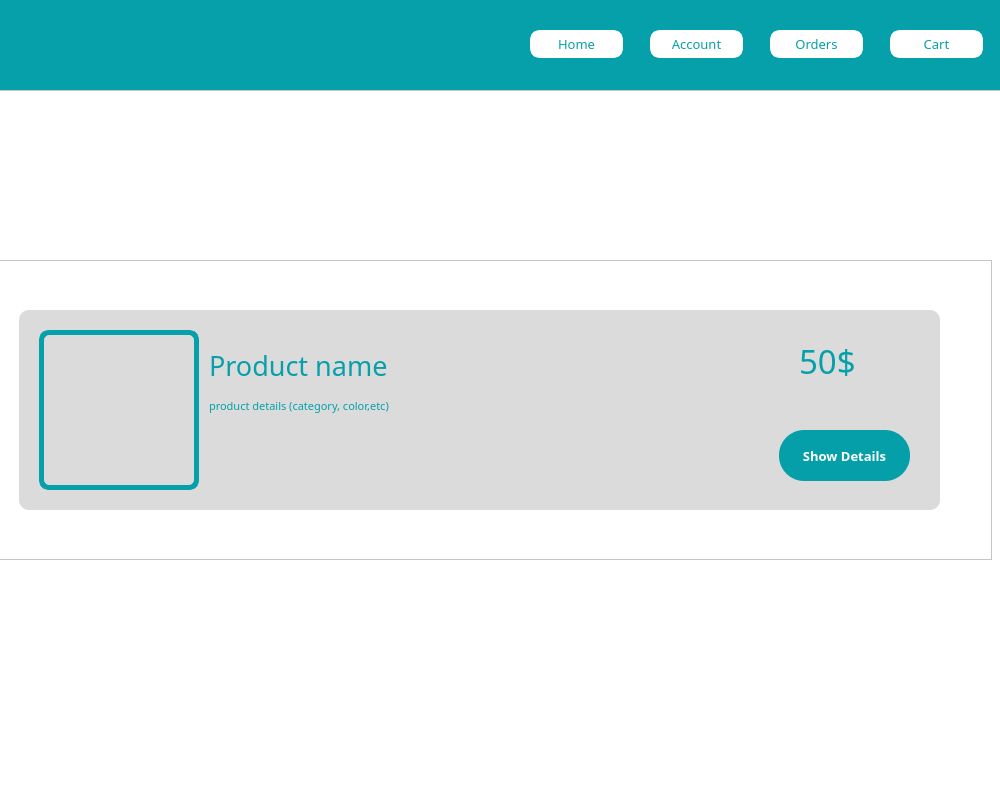
<?xml version="1.0" encoding="UTF-8"?>
<ui version="4.0">
 <class>category1_window</class>
 <widget class="QWidget" name="category1_window">
  <property name="geometry">
   <rect>
    <x>0</x>
    <y>0</y>
    <width>1000</width>
    <height>800</height>
   </rect>
  </property>
  <property name="minimumSize">
   <size>
    <width>1000</width>
    <height>800</height>
   </size>
  </property>
  <property name="maximumSize">
   <size>
    <width>1000</width>
    <height>800</height>
   </size>
  </property>
  <property name="font">
   <font>
    <family>Sans Serif Collection</family>
   </font>
  </property>
  <property name="windowTitle">
   <string>B3B3 - Category1</string>
  </property>
  <property name="windowIcon">
   <iconset>
    <normaloff>../../../../pyqt5/MATELRIAL/IMG/Logo.jpg</normaloff>../../../../pyqt5/MATELRIAL/IMG/Logo.jpg</iconset>
  </property>
  <property name="styleSheet">
   <string notr="true">background-color: rgb(255, 255, 255);</string>
  </property>
  <widget class="QScrollArea" name="scrollArea">
   <property name="geometry">
    <rect>
     <x>-10</x>
     <y>90</y>
     <width>1011</width>
     <height>641</height>
    </rect>
   </property>
   <property name="frameShape">
    <enum>QFrame::NoFrame</enum>
   </property>
   <property name="frameShadow">
    <enum>QFrame::Raised</enum>
   </property>
   <property name="lineWidth">
    <number>0</number>
   </property>
   <property name="widgetResizable">
    <bool>true</bool>
   </property>
   <widget class="QWidget" name="scrollAreaWidgetContents_2">
    <property name="geometry">
     <rect>
      <x>0</x>
      <y>0</y>
      <width>1011</width>
      <height>641</height>
     </rect>
    </property>
    <layout class="QVBoxLayout" name="verticalLayout">
     <property name="sizeConstraint">
      <enum>QLayout::SetDefaultConstraint</enum>
     </property>
     <item>
      <widget class="QFrame" name="frame_4">
       <property name="minimumSize">
        <size>
         <width>200</width>
         <height>200</height>
        </size>
       </property>
       <property name="maximumSize">
        <size>
         <width>16777215</width>
         <height>300</height>
        </size>
       </property>
       <property name="layoutDirection">
        <enum>Qt::LeftToRight</enum>
       </property>
       <property name="frameShape">
        <enum>QFrame::StyledPanel</enum>
       </property>
       <property name="frameShadow">
        <enum>QFrame::Raised</enum>
       </property>
       <widget class="QLabel" name="category1_productdetail3_label_3">
        <property name="geometry">
         <rect>
          <x>210</x>
          <y>130</y>
          <width>211</width>
          <height>31</height>
         </rect>
        </property>
        <property name="font">
         <font>
          <family>Sans Serif Collection</family>
          <pointsize>8</pointsize>
         </font>
        </property>
        <property name="styleSheet">
         <string notr="true">background-color: TRANSPARENT;
color: rgb(6, 160, 170);</string>
        </property>
        <property name="text">
         <string>product details (category, color,etc)</string>
        </property>
       </widget>
       <widget class="QLabel" name="category1_productprice3_label_3">
        <property name="geometry">
         <rect>
          <x>800</x>
          <y>80</y>
          <width>100</width>
          <height>41</height>
         </rect>
        </property>
        <property name="font">
         <font>
          <family>Sans Serif Collection</family>
          <pointsize>25</pointsize>
         </font>
        </property>
        <property name="styleSheet">
         <string notr="true">background-color: TRANSPARENT;
color: rgb(6, 160, 170);</string>
        </property>
        <property name="text">
         <string>50$</string>
        </property>
       </widget>
       <widget class="QLabel" name="category1_productname3_label_3">
        <property name="geometry">
         <rect>
          <x>210</x>
          <y>80</y>
          <width>211</width>
          <height>51</height>
         </rect>
        </property>
        <property name="font">
         <font>
          <family>Sans Serif Collection</family>
          <pointsize>20</pointsize>
         </font>
        </property>
        <property name="styleSheet">
         <string notr="true">background-color: TRANSPARENT;
color: rgb(6, 160, 170);</string>
        </property>
        <property name="text">
         <string>Product name</string>
        </property>
       </widget>
       <widget class="QLabel" name="category1_productbackground3_label_3">
        <property name="geometry">
         <rect>
          <x>20</x>
          <y>50</y>
          <width>921</width>
          <height>200</height>
         </rect>
        </property>
        <property name="styleSheet">
         <string notr="true">background-color: rgb(219, 219, 219);
border-radius:10px;</string>
        </property>
        <property name="text">
         <string/>
        </property>
        <property name="scaledContents">
         <bool>false</bool>
        </property>
       </widget>
       <widget class="QLabel" name="category1_productimg3_label_3">
        <property name="geometry">
         <rect>
          <x>40</x>
          <y>70</y>
          <width>160</width>
          <height>160</height>
         </rect>
        </property>
        <property name="styleSheet">
         <string notr="true">background-color:transparent;
border: 5px solid rgb(6, 160, 170);
border-radius:10px;
</string>
        </property>
        <property name="text">
         <string/>
        </property>
        <property name="pixmap">
         <pixmap>../../../../pyqt5/MATELRIAL/IMG/Logo.jpg</pixmap>
        </property>
        <property name="scaledContents">
         <bool>true</bool>
        </property>
       </widget>
       <widget class="QPushButton" name="product_buy_pushButton">
        <property name="geometry">
         <rect>
          <x>780</x>
          <y>170</y>
          <width>131</width>
          <height>51</height>
         </rect>
        </property>
        <property name="font">
         <font>
          <family>Sans Serif Collection</family>
          <pointsize>10</pointsize>
          <weight>75</weight>
          <bold>true</bold>
         </font>
        </property>
        <property name="styleSheet">
         <string notr="true">
background-color:rgb(5, 159, 169);
color: white;
border-radius:25px;
</string>
        </property>
        <property name="text">
         <string>Show Details</string>
        </property>
        <property name="iconSize">
         <size>
          <width>30</width>
          <height>30</height>
         </size>
        </property>
       </widget>
       <zorder>category1_productbackground3_label_3</zorder>
       <zorder>category1_productdetail3_label_3</zorder>
       <zorder>category1_productprice3_label_3</zorder>
       <zorder>category1_productname3_label_3</zorder>
       <zorder>category1_productimg3_label_3</zorder>
       <zorder>product_buy_pushButton</zorder>
      </widget>
     </item>
    </layout>
   </widget>
  </widget>
  <widget class="QFrame" name="frame">
   <property name="geometry">
    <rect>
     <x>-10</x>
     <y>0</y>
     <width>1111</width>
     <height>91</height>
    </rect>
   </property>
   <property name="frameShape">
    <enum>QFrame::StyledPanel</enum>
   </property>
   <property name="frameShadow">
    <enum>QFrame::Raised</enum>
   </property>
   <widget class="QPushButton" name="category1_account_pushButton">
    <property name="geometry">
     <rect>
      <x>660</x>
      <y>30</y>
      <width>93</width>
      <height>28</height>
     </rect>
    </property>
    <property name="font">
     <font>
      <family>Sans Serif Collection</family>
      <pointsize>10</pointsize>
     </font>
    </property>
    <property name="styleSheet">
     <string notr="true">border: 5px solid white;
background-color: rgb(255, 255, 255);
color: rgb(5, 159, 169);
border-radius:10px;
</string>
    </property>
    <property name="text">
     <string>Account</string>
    </property>
    <property name="icon">
     <iconset>
      <normaloff>../../../../pyqt5/MATELRIAL/IMG/icons8-male-user-24.png</normaloff>../../../../pyqt5/MATELRIAL/IMG/icons8-male-user-24.png</iconset>
    </property>
    <property name="iconSize">
     <size>
      <width>20</width>
      <height>20</height>
     </size>
    </property>
   </widget>
   <widget class="QLabel" name="category1_b3b3Logo_label">
    <property name="geometry">
     <rect>
      <x>30</x>
      <y>10</y>
      <width>80</width>
      <height>80</height>
     </rect>
    </property>
    <property name="styleSheet">
     <string notr="true">background-color: transparent;</string>
    </property>
    <property name="text">
     <string/>
    </property>
    <property name="pixmap">
     <pixmap>../../../../pyqt5/MATELRIAL/IMG/Logo.jpg</pixmap>
    </property>
    <property name="scaledContents">
     <bool>true</bool>
    </property>
   </widget>
   <widget class="QLabel" name="category1_background_label">
    <property name="geometry">
     <rect>
      <x>0</x>
      <y>0</y>
      <width>1121</width>
      <height>90</height>
     </rect>
    </property>
    <property name="styleSheet">
     <string notr="true">background-color:rgb(6, 160, 170);</string>
    </property>
    <property name="text">
     <string/>
    </property>
   </widget>
   <widget class="QPushButton" name="category1_home_pushButton">
    <property name="geometry">
     <rect>
      <x>540</x>
      <y>30</y>
      <width>93</width>
      <height>28</height>
     </rect>
    </property>
    <property name="font">
     <font>
      <family>Sans Serif Collection</family>
      <pointsize>10</pointsize>
     </font>
    </property>
    <property name="styleSheet">
     <string notr="true">border: 5px solid white;
background-color: rgb(255, 255, 255);
color: rgb(5, 159, 169);
border-radius:10px;
</string>
    </property>
    <property name="text">
     <string>Home</string>
    </property>
    <property name="icon">
     <iconset>
      <normaloff>../../../../pyqt5/MATELRIAL/IMG/icons8-home-1000.png</normaloff>../../../../pyqt5/MATELRIAL/IMG/icons8-home-1000.png</iconset>
    </property>
    <property name="iconSize">
     <size>
      <width>20</width>
      <height>20</height>
     </size>
    </property>
   </widget>
   <widget class="QPushButton" name="category1_orders_pushButton">
    <property name="geometry">
     <rect>
      <x>780</x>
      <y>30</y>
      <width>93</width>
      <height>28</height>
     </rect>
    </property>
    <property name="font">
     <font>
      <family>Sans Serif Collection</family>
      <pointsize>10</pointsize>
     </font>
    </property>
    <property name="styleSheet">
     <string notr="true">border: 5px solid white;
background-color: rgb(255, 255, 255);
color: rgb(5, 159, 169);
border-radius:10px;
</string>
    </property>
    <property name="text">
     <string>Orders</string>
    </property>
    <property name="icon">
     <iconset>
      <normaloff>../../../../pyqt5/MATELRIAL/IMG/orders.jpg</normaloff>../../../../pyqt5/MATELRIAL/IMG/orders.jpg</iconset>
    </property>
    <property name="iconSize">
     <size>
      <width>30</width>
      <height>30</height>
     </size>
    </property>
   </widget>
   <widget class="QPushButton" name="category1_cart_pushButton">
    <property name="geometry">
     <rect>
      <x>900</x>
      <y>30</y>
      <width>93</width>
      <height>28</height>
     </rect>
    </property>
    <property name="font">
     <font>
      <family>Sans Serif Collection</family>
      <pointsize>10</pointsize>
     </font>
    </property>
    <property name="styleSheet">
     <string notr="true">border: 5px solid white;
background-color: rgb(255, 255, 255);
color: rgb(5, 159, 169);
border-radius:10px;
</string>
    </property>
    <property name="text">
     <string>Cart</string>
    </property>
    <property name="icon">
     <iconset>
      <normaloff>../../../../pyqt5/MATELRIAL/IMG/icons8-cart-48.png</normaloff>../../../../pyqt5/MATELRIAL/IMG/icons8-cart-48.png</iconset>
    </property>
    <property name="iconSize">
     <size>
      <width>30</width>
      <height>30</height>
     </size>
    </property>
   </widget>
   <zorder>category1_background_label</zorder>
   <zorder>category1_account_pushButton</zorder>
   <zorder>category1_b3b3Logo_label</zorder>
   <zorder>category1_home_pushButton</zorder>
   <zorder>category1_orders_pushButton</zorder>
   <zorder>category1_cart_pushButton</zorder>
  </widget>
 </widget>
 <resources/>
 <connections/>
</ui>
